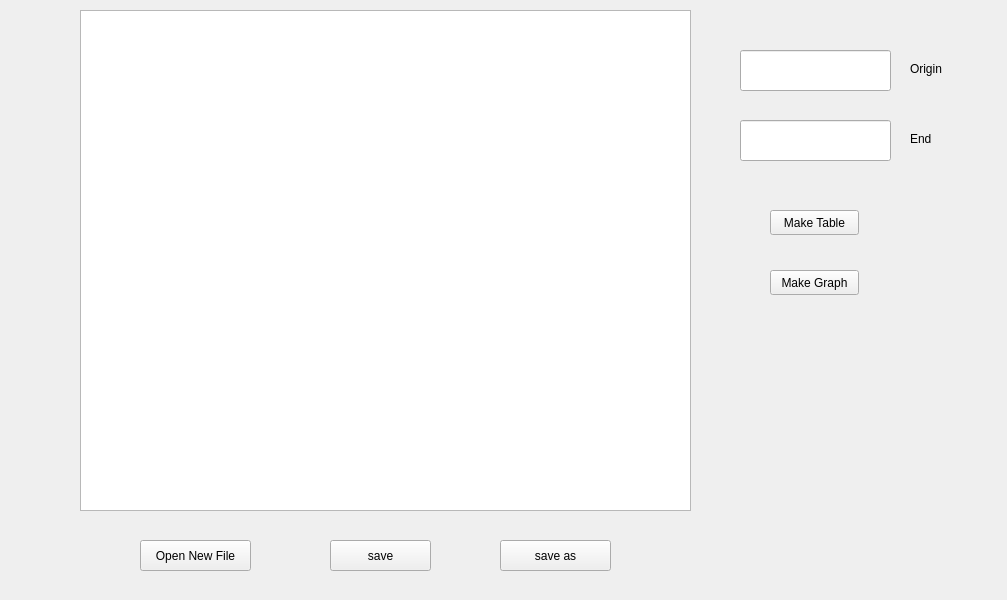
<?xml version="1.0" encoding="UTF-8"?>
<ui version="4.0">
 <class>MainWindow</class>
 <widget class="QMainWindow" name="MainWindow">
  <property name="geometry">
   <rect>
    <x>0</x>
    <y>0</y>
    <width>1007</width>
    <height>600</height>
   </rect>
  </property>
  <property name="windowTitle">
   <string>MainWindow</string>
  </property>
  <widget class="QWidget" name="centralwidget">
   <widget class="QTextEdit" name="editor">
    <property name="geometry">
     <rect>
      <x>80</x>
      <y>10</y>
      <width>611</width>
      <height>501</height>
     </rect>
    </property>
   </widget>
   <widget class="QLineEdit" name="originNode">
    <property name="geometry">
     <rect>
      <x>740</x>
      <y>50</y>
      <width>151</width>
      <height>41</height>
     </rect>
    </property>
   </widget>
   <widget class="QLineEdit" name="endNode">
    <property name="geometry">
     <rect>
      <x>740</x>
      <y>120</y>
      <width>151</width>
      <height>41</height>
     </rect>
    </property>
   </widget>
   <widget class="QPushButton" name="makeTable">
    <property name="geometry">
     <rect>
      <x>770</x>
      <y>210</y>
      <width>89</width>
      <height>25</height>
     </rect>
    </property>
    <property name="text">
     <string>Make Table</string>
    </property>
   </widget>
   <widget class="QPushButton" name="makeGraph">
    <property name="geometry">
     <rect>
      <x>770</x>
      <y>270</y>
      <width>89</width>
      <height>25</height>
     </rect>
    </property>
    <property name="text">
     <string>Make Graph</string>
    </property>
   </widget>
   <widget class="QPushButton" name="openFile">
    <property name="geometry">
     <rect>
      <x>140</x>
      <y>540</y>
      <width>111</width>
      <height>31</height>
     </rect>
    </property>
    <property name="text">
     <string>Open New File</string>
    </property>
   </widget>
   <widget class="QPushButton" name="save">
    <property name="geometry">
     <rect>
      <x>330</x>
      <y>540</y>
      <width>101</width>
      <height>31</height>
     </rect>
    </property>
    <property name="text">
     <string>save</string>
    </property>
   </widget>
   <widget class="QPushButton" name="saveAs">
    <property name="geometry">
     <rect>
      <x>500</x>
      <y>540</y>
      <width>111</width>
      <height>31</height>
     </rect>
    </property>
    <property name="text">
     <string>save as</string>
    </property>
   </widget>
   <widget class="QLabel" name="label">
    <property name="geometry">
     <rect>
      <x>910</x>
      <y>60</y>
      <width>67</width>
      <height>17</height>
     </rect>
    </property>
    <property name="text">
     <string>Origin</string>
    </property>
   </widget>
   <widget class="QLabel" name="label_2">
    <property name="geometry">
     <rect>
      <x>910</x>
      <y>130</y>
      <width>67</width>
      <height>17</height>
     </rect>
    </property>
    <property name="text">
     <string>End</string>
    </property>
   </widget>
  </widget>
 </widget>
 <resources/>
 <connections/>
</ui>
